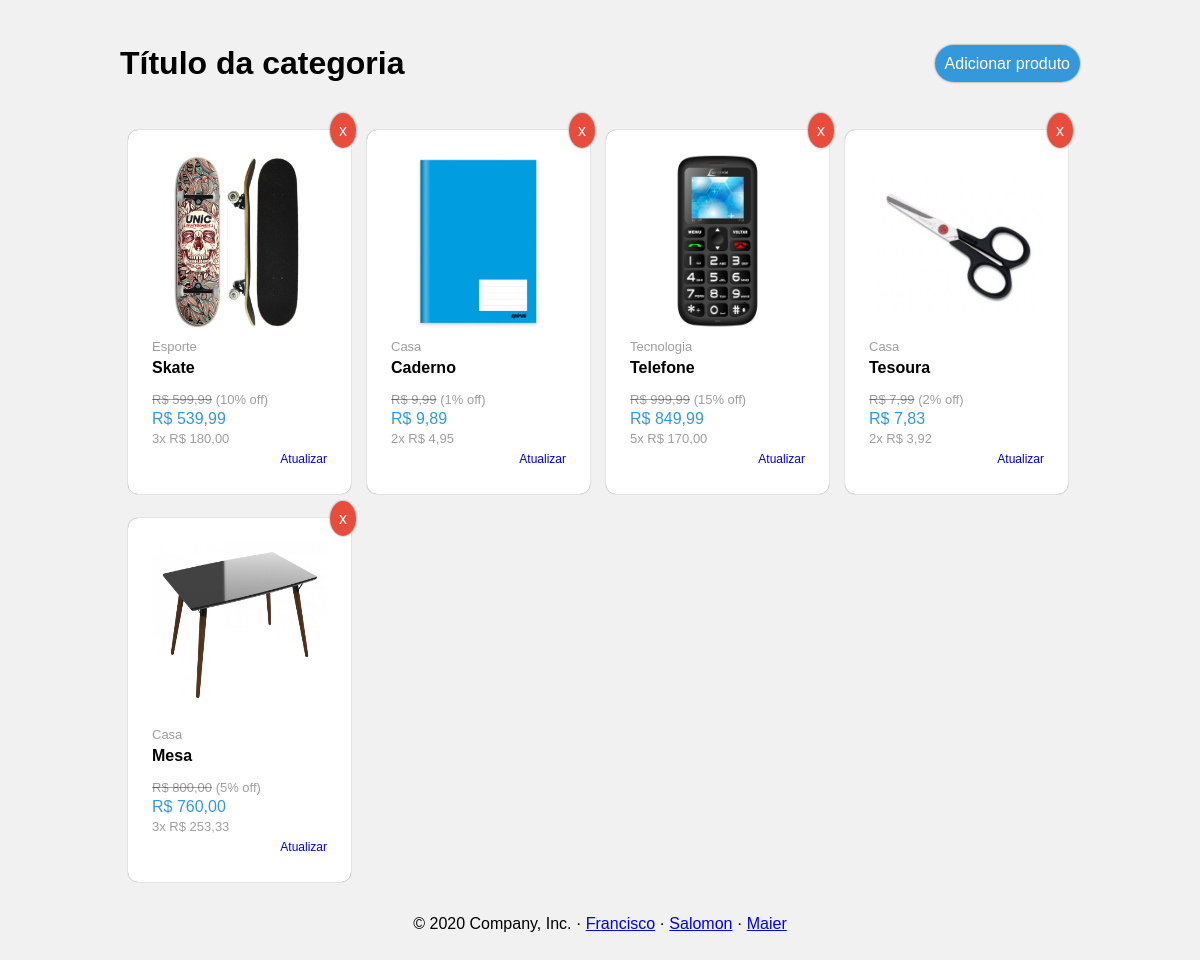
The page / on the database its author committed.
### tables this page shows
CREATE TABLE IF NOT EXISTS `produto` (
  `id` int(11) NOT NULL AUTO_INCREMENT,
  `titulo` varchar(50) NOT NULL,
  `categoria` varchar(50) NOT NULL,
  `preco` float NOT NULL DEFAULT 0,
  `preco_formatado` varchar(50) DEFAULT NULL,
  `desconto` int(11) NOT NULL DEFAULT 0,
  `parcela` float NOT NULL,
  `preco_desconto` varchar(50) DEFAULT NULL,
  `preco_parcelado` varchar(50) DEFAULT NULL,
  `imagem` varchar(50) NOT NULL DEFAULT '',
  PRIMARY KEY (`id`)
);

CREATE TABLE IF NOT EXISTS `categorias` (
  `id` int(11) NOT NULL AUTO_INCREMENT,
  `categoria` varchar(50) NOT NULL DEFAULT '',
  PRIMARY KEY (`id`)
);

### core/Controller.php (called while the page is built, shortened)
<?php
class Controller {
	public function loadTemplate($viewName, $viewData = array()) {
		include 'views/template.php';
	}
	public function loadViewInTemplate($viewName, $viewData) {
		extract($viewData);
		include 'views/'.$viewName.'.php';
	}
}

### controllers/homeController.php (called while the page is built, shortened)
<?php
class homeController extends Controller {
    public function index() {
        $dados = array();
        $produtos = new Produtos();
        $categorias = new Categorias();
        $dados["produtos"] = $produtos->getAllProdutos();
        $dados["categorias"] = $categorias->getAllCategorias();
        $this->loadTemplate('home', $dados);
    }
}

### core/Core.php (called while the page is built, shortened)
<?php
class Core {
	public function run() {
        $url = '/'.(isset($_GET['q'])?$_GET['q']:'');
		$parametros = array();
		if(!empty($url) && $url != '/') {
			$url = explode('/', $url);
			array_shift($url);
			$atualController = $url[0].'Controller';
			array_shift($url);
			if(isset($url[0]) && $url[0] != '/') {
				$atualAcao = $url[0];
				array_shift($url);
			} else {
				$atualAcao = 'index';
			}
			if(count($url) > 0) {
				$parametros = $url;
			}
		} else {
			$atualAcao = 'index';
		}
		$c = new $atualController();
		call_user_func_array(array($c, $atualAcao), $parametros);
	}
}

### index.php (called while the page is built, shortened)
<?php
$core = new Core();
$core->run();
?>

### core/Model.php (called while the page is built, shortened)
<?php
class Model {
	public function __construct() {
		global $db;
		$this->db = $db;
	}
}
?>

### models/Produtos.php (called while the page is built, shortened)
<?php
    class Produtos extends Model {
        public function getAllProdutos() {
            $sql = "SELECT * FROM produto";
            $sql = $this->db->query($sql);
            if($sql->rowCount() > 0) {
                $data = $sql->fetchAll();
                return $data;
            } else {
                return '';
            }
        }
    }
?>

### models/Categorias.php (called while the page is built, shortened)
<?php
    class Categorias extends Model {
        public function getAllCategorias() {
            $sql = "SELECT categoria FROM categorias";
            $sql = $this->db->query($sql);
            if($sql->rowCount() > 0) {
                $data = $sql->fetchAll();
                return $data;
            } else {
                return '';
            }
        }
    }
?>

### views/home.php (the view, shortened to what this page needs)
<header>
	<div class="titulo">
		<p>Título da categoria</p>
	</div>
	<div class="adicionar">
		<a href="<?php echo BASE_URL;?>adicionar">Adicionar produto</a>
	</div>
</header>
<section>
	<div class="produtos">
		<?php
		if(!empty($produtos)):
			$a = 0;
			foreach($produtos as $produto):
		?>
		<div class="container_produtos">
			<div class="produto_tags">
				<a onclick="confirma(<?php echo $produto['id']?>)">x</a>
			</div>
			<div class="produto">
				<div class="imagem">
					<img src="<?php echo BASE_URL; ?>assets/images/<?php echo $produto['imagem'] ?>" alt="">
				</div>
				<div class="categoria">
					<?php
						echo $categorias[$produto['categoria']]['categoria'];;
					?>
				</div>
				<div class="titulo_produto"><?php echo $produto['titulo'] ?></div>
				<div class="precos">
					<?php if($produto['desconto']!=0):?>
						<div class="preco_antigo"> <span class="span_preco">R$ <?php echo $produto['preco_formatado']?></span> (<?php  echo $produto['desconto'] ?>% off)</div>
					<?php endif;?>
					<div class="preco_atual">R$ <?php echo $produto['preco_desconto'] ?></div>
					<?php if($produto['parcela']!=0):?>
						<div class="preco_vezes"><?php echo $produto['parcela']?>x R$ <?php echo $produto['preco_parcelado'] ?></div>
					<?php endif;?>
					<div class="alterar">
						<a href="<?php echo BASE_URL?>alterar/?id=<?php echo $produto['id']?>" class="botao_alterar">Atualizar</a>
					</div>
				</div>
			</div>
		</div>
		<?php
			$a++;
			if($a >= 4){
				$a=0;
				echo '</div><div class="produtos">';
			}
		?>
		<?php
			endforeach;
		endif;
		?>
	</div>
</section>

### views/template.php (shortened to what this page needs)
<!DOCTYPE html>
<html>
	<head>
		<link rel="stylesheet" href="<?php echo BASE_URL; ?>assets/css/style.css" type="text/css" />
	</head>
	<body>
		<?php $this->loadViewInTemplate($viewName, $viewData); ?>
		<footer class="footer">
        	<p>&copy; <?= date('Y') ?> Company, Inc. &middot; <a href="#">Francisco</a> &middot; <a href="#">Salomon</a> &middot; <a href="#">Maier</a></p>
    	</footer>
	</body>
</html>

### assets/css/style.css (style rules this page uses)
body { margin: 0px; background-color: rgb(241, 241, 241); font-family: Arial, Helvetica, sans-serif; }
footer { margin-top: 10px; padding: 15px; margin-right: auto; margin-left: auto; }
footer p { margin-top: 0; margin-bottom: 1rem; text-align: center; }
header { display: flex; justify-content: space-between; max-width: 960px; margin: auto; }
section { max-width: 960px; margin: auto; }
.alterar { text-align: end; }
.alterar .botao_alterar { text-decoration: none; font-size: 12px; }
section .produto { padding: 24px; margin: 8px; width: 175px; background-color: white; border-radius: 10px; box-shadow: 0 0 1px #666; }
section .imagem { width: 175px; height: 175px; margin: auto; }
section .produto img { width: 100%; height: 100%; }
section .produto .categoria { color: rgba(0,0,0,0.38); font-size: 13px; margin-top: 10px; }
section .produto .precos { margin-top: 15px; }
section .produto .precos .preco_antigo { color: rgba(0,0,0,0.38); font-size: 13px; }
section .produto .precos .preco_atual { color: #3498db; }
section .produto .precos .preco_vezes { color: rgba(0,0,0,0.38); font-size: 13px; }
section .produto .titulo_produto { font-weight: bold; margin-top: 5px; }
.produtos { margin: auto; display: flex; }
.produtos .container_produtos { margin-top: 8px; }
.produtos .produto_tags { position: absolute; justify-content: flex-end; }
.produtos .produto_tags a { background-color: #e74c3c; color: white; border-radius: 50%; padding: 9px; position: relative; text-decoration: none; margin-left: 210px; cursor:pointer; box-shadow: 0 0 2px #666; }
.precos div { margin-bottom: 3px; }
.produto .precos .preco_antigo .span_preco { text-decoration:line-through; }
.titulo { max-width: 960px; }
.titulo p { font-size: 32px; font-weight: bold; }
.adicionar { margin: auto 0px; justify-content: flex-end; }
.adicionar a { color: white; text-decoration: none; background-color: #3498db; padding: 10px; border-radius: 20px; box-shadow: 0 0 2px #666; }

### rows shown on the page
produto: imagem (picture), categoria.categoria "Esporte", titulo "Skate", preco_formatado "599,99", desconto "10", preco_desconto "539,99", parcela "3", preco_parcelado "180,00"
produto: imagem (picture), categoria.categoria "Casa", titulo "Caderno", preco_formatado "9,99", desconto "1", preco_desconto "9,89", parcela "2", preco_parcelado "4,95"
produto: imagem (picture), categoria.categoria "Tecnologia", titulo "Telefone", preco_formatado "999,99", desconto "15", preco_desconto "849,99", parcela "5", preco_parcelado "170,00"
produto: imagem (picture), categoria.categoria "Casa", titulo "Tesoura", preco_formatado "7,99", desconto "2", preco_desconto "7,83", parcela "2", preco_parcelado "3,92"
produto: imagem (picture), categoria.categoria "Casa", titulo "Mesa", preco_formatado "800,00", desconto "5", preco_desconto "760,00", parcela "3", preco_parcelado "253,33"
